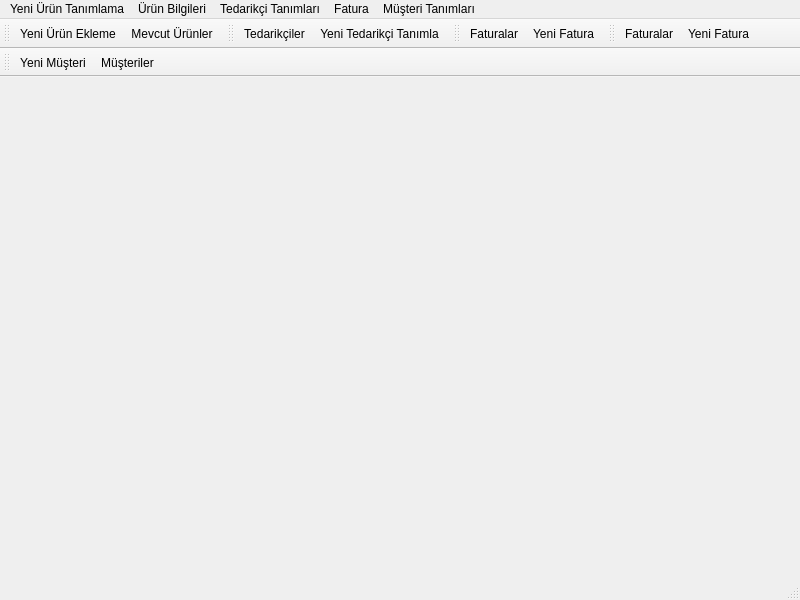
<?xml version="1.0" encoding="UTF-8"?>
<ui version="4.0">
 <class>TMAnaPencere</class>
 <widget class="QMainWindow" name="TMAnaPencere">
  <property name="geometry">
   <rect>
    <x>0</x>
    <y>0</y>
    <width>800</width>
    <height>600</height>
   </rect>
  </property>
  <property name="windowTitle">
   <string>TMAnaPencere</string>
  </property>
  <widget class="QWidget" name="centralwidget"/>
  <widget class="QStatusBar" name="statusbar"/>
  <widget class="QMenuBar" name="menubar">
   <property name="geometry">
    <rect>
     <x>0</x>
     <y>0</y>
     <width>800</width>
     <height>21</height>
    </rect>
   </property>
   <widget class="QMenu" name="menuMevcut_r_nler">
    <property name="title">
     <string>Ürün Bilgileri</string>
    </property>
    <addaction name="actionMevcut_r_nler"/>
    <addaction name="actionYeni_r_n_Tan_mlama"/>
   </widget>
   <widget class="QMenu" name="menuTedarik_i_Tan_mlar">
    <property name="title">
     <string>Tedarikçi Tanımları</string>
    </property>
    <addaction name="actionTedarik_iler"/>
    <addaction name="actionYeni_Tedarik_i_Tan_mla"/>
   </widget>
   <widget class="QMenu" name="menuFatura">
    <property name="title">
     <string>Fatura</string>
    </property>
    <widget class="QMenu" name="menuAl_Faturalar">
     <property name="title">
      <string>Alış Faturaları</string>
     </property>
     <addaction name="actionFaturalar"/>
     <addaction name="actionYeni_Fatura_2"/>
    </widget>
    <widget class="QMenu" name="menuSat_Faturalar">
     <property name="title">
      <string>Satış Faturaları</string>
     </property>
     <addaction name="actionFaturalar_2"/>
     <addaction name="actionYeni_Fatura"/>
    </widget>
    <addaction name="menuAl_Faturalar"/>
    <addaction name="menuSat_Faturalar"/>
   </widget>
   <widget class="QMenu" name="menuM_teriler">
    <property name="title">
     <string>Müşteri Tanımları</string>
    </property>
    <addaction name="actionM_teriler"/>
    <addaction name="actionYeni_M_teri"/>
   </widget>
   <widget class="QMenu" name="menuYeni_r_n_Tan_mlama">
    <property name="title">
     <string>Yeni Ürün Tanımlama</string>
    </property>
   </widget>
   <addaction name="menuYeni_r_n_Tan_mlama"/>
   <addaction name="menuMevcut_r_nler"/>
   <addaction name="menuTedarik_i_Tan_mlar"/>
   <addaction name="menuFatura"/>
   <addaction name="menuM_teriler"/>
  </widget>
  <widget class="QToolBar" name="toolBar_3">
   <property name="windowTitle">
    <string>toolBar_3</string>
   </property>
   <attribute name="toolBarArea">
    <enum>TopToolBarArea</enum>
   </attribute>
   <attribute name="toolBarBreak">
    <bool>false</bool>
   </attribute>
   <addaction name="actionYeni_r_n_Tan_mlama"/>
   <addaction name="actionMevcut_r_nler"/>
  </widget>
  <widget class="QToolBar" name="toolBar_4">
   <property name="windowTitle">
    <string>toolBar_4</string>
   </property>
   <attribute name="toolBarArea">
    <enum>TopToolBarArea</enum>
   </attribute>
   <attribute name="toolBarBreak">
    <bool>false</bool>
   </attribute>
   <addaction name="actionTedarik_iler"/>
   <addaction name="actionYeni_Tedarik_i_Tan_mla"/>
  </widget>
  <widget class="QToolBar" name="toolBar">
   <property name="windowTitle">
    <string>toolBar</string>
   </property>
   <attribute name="toolBarArea">
    <enum>TopToolBarArea</enum>
   </attribute>
   <attribute name="toolBarBreak">
    <bool>false</bool>
   </attribute>
   <addaction name="actionFaturalar"/>
   <addaction name="actionYeni_Fatura"/>
  </widget>
  <widget class="QToolBar" name="toolBar_2">
   <property name="windowTitle">
    <string>toolBar_2</string>
   </property>
   <attribute name="toolBarArea">
    <enum>TopToolBarArea</enum>
   </attribute>
   <attribute name="toolBarBreak">
    <bool>false</bool>
   </attribute>
   <addaction name="actionFaturalar_2"/>
   <addaction name="actionYeni_Fatura_2"/>
  </widget>
  <widget class="QToolBar" name="toolBar_5">
   <property name="windowTitle">
    <string>toolBar_5</string>
   </property>
   <attribute name="toolBarArea">
    <enum>TopToolBarArea</enum>
   </attribute>
   <attribute name="toolBarBreak">
    <bool>true</bool>
   </attribute>
   <addaction name="actionYeni_M_teri"/>
   <addaction name="actionM_teriler"/>
  </widget>
  <action name="actionTedarik_iler">
   <property name="text">
    <string>Tedarikçiler</string>
   </property>
  </action>
  <action name="actionFaturalar">
   <property name="text">
    <string>Faturalar</string>
   </property>
  </action>
  <action name="actionFaturalar_2">
   <property name="text">
    <string>Faturalar</string>
   </property>
  </action>
  <action name="actionYeni_Fatura">
   <property name="text">
    <string>Yeni Fatura</string>
   </property>
  </action>
  <action name="actionM_teriler">
   <property name="text">
    <string>Müşteriler</string>
   </property>
  </action>
  <action name="actionYeni_M_teri">
   <property name="text">
    <string>Yeni Müşteri</string>
   </property>
  </action>
  <action name="actionYeni_Fatura_2">
   <property name="text">
    <string>Yeni Fatura</string>
   </property>
  </action>
  <action name="actionMevcut_r_nler">
   <property name="text">
    <string>Mevcut Ürünler</string>
   </property>
  </action>
  <action name="actionYeni_r_n_Tan_mlama">
   <property name="text">
    <string>Yeni Ürün Ekleme</string>
   </property>
  </action>
  <action name="actionYeni_Tedarik_i_Tan_mla">
   <property name="text">
    <string>Yeni Tedarikçi Tanımla</string>
   </property>
  </action>
 </widget>
 <resources/>
 <connections/>
</ui>
